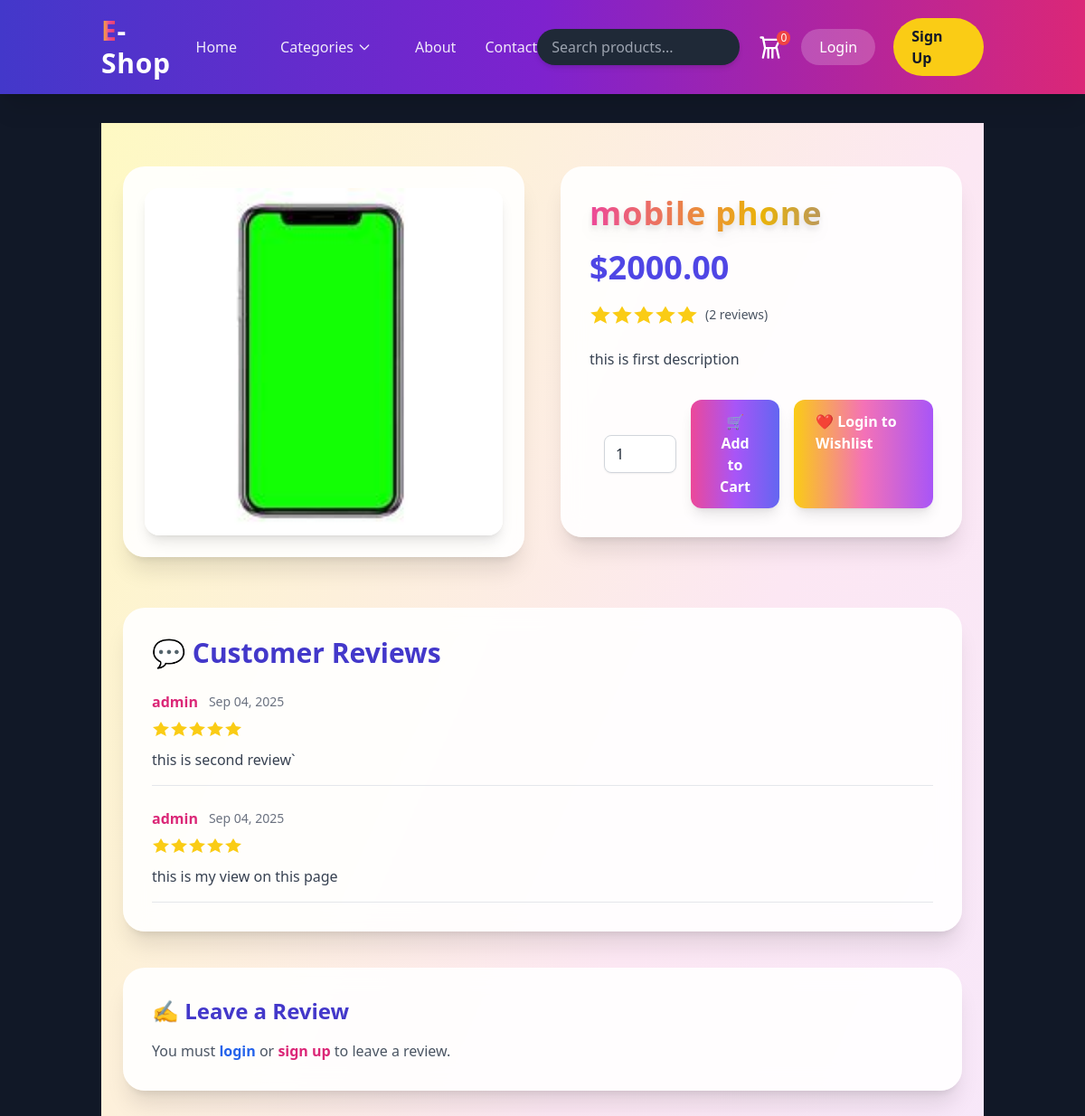
Screenshot of /products/mobile-phone/ with the database file from the repository.
### products/models.py (models this page shows, shortened)
class Product(models.Model):
    category = models.ForeignKey(Category, related_name="products", on_delete=models.CASCADE)
    name = models.CharField(max_length=255)
    slug = models.SlugField(max_length=255, unique=True, blank=True)
    description = models.TextField(blank=True, null=True)
    price = models.DecimalField(max_digits=10, decimal_places=2)
    discount_price = models.DecimalField(max_digits=10, decimal_places=2, blank=True, null=True)
    image = models.ImageField(upload_to="products/")
    stock = models.PositiveIntegerField(default=0)
    available = models.BooleanField(default=True)
    created_at = models.DateTimeField(auto_now_add=True)
    updated_at = models.DateTimeField(auto_now=True)
    class Meta:
        ordering = ["-created_at"]

class Review(models.Model):
    product = models.ForeignKey(Product, related_name="reviews", on_delete=models.CASCADE)
    user = models.ForeignKey(User, related_name="reviews", on_delete=models.CASCADE)
    rating = models.PositiveIntegerField(
        validators=[MinValueValidator(1), MaxValueValidator(5)]
    )
    comment = models.TextField(blank=True, null=True)
    created_at = models.DateTimeField(auto_now_add=True)
    class Meta:
        ordering = ["-created_at"]

### accounts/models.py (models this page shows, shortened)
class User(AbstractUser):
    is_seller = models.BooleanField(default=False)
    is_buyer = models.BooleanField(default=True)
    is_business_customer = models.BooleanField(default=False)
    phone = models.CharField(max_length=20, blank=True, null=True)

### products/views.py (the view, shortened to what this page needs)
# urls.py: path("<slug:slug>/", views.product_detail, name="product_detail"),
def product_detail(request, slug):
    product = get_object_or_404(Product, slug=slug)
    variants = ProductVariant.objects.filter(product=product)
    all_reviews = Review.objects.filter(product=product)
    reviews = all_reviews.order_by('-created_at')[:5]
    avg_rating = all_reviews.aggregate(avg=Avg('rating'))['avg'] or 0
    review_count = all_reviews.aggregate(count=Count('id'))['count']
    discount_percent = None
    if product.discount_price:
        discount_percent = round(((product.price - product.discount_price) / product.price) * 100)
    review_form = ReviewForm(request.POST or None)
    return render(request, "products/product_detail.html", {
        "product": product,
        "variants": variants,
        "reviews": reviews,
        "avg_rating": round(avg_rating, 1),
        "review_count": review_count,
        "review_form": review_form,
        "discount_percent": discount_percent,  # pass discount percent to template
    })

### products/forms.py
class ReviewForm(forms.ModelForm):
    class Meta:
        model = Review
        fields = ["rating", "comment"]
        widgets = {
            "rating": forms.NumberInput(
                attrs={
                    "min": 1,
                    "max": 5,
                    "class": "w-20 border rounded-lg px-2 py-1"
                }
            ),
            "comment": forms.Textarea(
                attrs={
                    "rows": 3,
                    "class": "w-full border rounded-lg px-3 py-2"
                }
            ),
        }

### cart/context_processors.py (called while the page is built, shortened)
def cart_summary(request):
    cart = request.session.get("cart", {})
    count = 0
    total = 0
    return {
        "cart_item_count": count,
        "cart_total_amount": total,
    }

### products/context_processors.py (called while the page is built)
def categories(request):
    return {
        'categories': Category.objects.all()
    }

### products/templates/products/product_detail.html (shortened to what this page needs)
{% extends "core/base.html" %}
{% block content %}
<div class="min-h-screen bg-gradient-to-br from-yellow-100 via-pink-100 to-purple-100 py-12">
  <div class="container mx-auto px-6">
    <div class="grid grid-cols-1 md:grid-cols-2 gap-10 items-start">
      <div class="bg-white/90 backdrop-blur-md p-6 rounded-3xl shadow-xl hover:shadow-2xl transition-transform transform hover:scale-105">
        <img src="{{ product.image.url }}" alt="{{ product.name }}"
             class="w-full h-96 object-cover rounded-2xl shadow-lg transition-transform duration-500">
      </div>
      <div class="bg-white/90 backdrop-blur-md p-8 rounded-3xl shadow-xl hover:shadow-2xl transition-transform transform hover:scale-105">
        <h1 class="text-4xl font-extrabold text-transparent bg-clip-text bg-gradient-to-r from-pink-500 via-yellow-500 to-indigo-500 tracking-wide drop-shadow-lg">
        </h1>
        <div class="mt-5">
{% if product.discount_price %}
  <span class="text-4xl font-bold text-green-600">${{ product.discount_price }}</span>
  <span class="text-gray-400 line-through ml-2">${{ product.price }}</span>
  {% if discount_percent %}
    <span class="ml-3 text-sm bg-red-500 text-white px-3 py-1 rounded-full shadow font-semibold">
      -{{ discount_percent }}%
    </span>
  {% endif %}
{% else %}
  <span class="text-4xl font-bold text-indigo-600">${{ product.price }}</span>
{% endif %}
</div>
        <div class="flex items-center mt-5">
          {% for i in "12345" %}
            {% if forloop.counter <= avg_rating|default:0 %}
              <svg class="w-6 h-6 text-yellow-400 fill-current" viewBox="0 0 20 20"><path d="M10 15l-5.878 3.09L5.82 12 1 7.91l6.06-.88L10 2l2.94 5.03 6.06.88L14.18 12l1.698 6.09z"/></svg>
            {% else %}
              <svg class="w-6 h-6 text-gray-300 fill-current" viewBox="0 0 20 20"><path d="M10 15l-5.878 3.09L5.82 12 1 7.91l6.06-.88L10 2l2.94 5.03 6.06.88L14.18 12l1.698 6.09z"/></svg>
            {% endif %}
          {% endfor %}
          <span class="ml-2 text-sm text-gray-600">({{ review_count }} reviews)</span>
        </div>
        <p class="mt-6 text-gray-700 leading-relaxed">
          {{ product.description }}
        </p>
        <div class="mt-8 flex flex-col sm:flex-row sm:space-x-4 space-y-4 sm:space-y-0">
          {% if product.available %}
            <form method="post" action="{% url 'cart:cart_add' product.id %}" class="flex items-center space-x-4">
              <input type="number" name="quantity" value="1" min="1"
                     class="w-20 border border-gray-300 rounded-lg px-3 py-2 bg-white text-gray-800 shadow-sm focus:ring-2 focus:ring-pink-400 focus:border-pink-400">
              <button type="submit"
                      class="px-8 py-3 bg-gradient-to-r from-pink-500 via-purple-500 to-indigo-500 text-white font-semibold rounded-xl shadow-lg hover:scale-105 transform transition">
                🛒 Add to Cart
              </button>
            </form>
          {% else %}
            <p class="text-red-500 font-semibold mt-6">Out of Stock</p>
          {% endif %}
          {% if user.is_authenticated %}
            <a href="{% url 'products:add_to_wishlist' product.slug %}"
               class="px-6 py-3 bg-gradient-to-r from-yellow-400 via-pink-400 to-purple-500 text-white font-semibold rounded-xl shadow-lg hover:scale-105 transform transition">
              ❤️ Add to Wishlist
            </a>
          {% else %}
            <a href="{% url 'accounts:login' %}"
               class="px-6 py-3 bg-gradient-to-r from-yellow-400 via-pink-400 to-purple-500 text-white font-semibold rounded-xl shadow-lg hover:scale-105 transform transition">
              ❤️ Login to Wishlist
            </a>
          {% endif %}
        </div>
      </div>
    </div>
    <div class="mt-14 bg-white/90 backdrop-blur-md p-8 rounded-3xl shadow-xl">
      <h2 class="text-3xl font-bold text-indigo-700 mb-6">💬 Customer Reviews</h2>
      {% if reviews %}
        <div class="space-y-6">
          {% for review in reviews %}
            <div class="border-b border-gray-200 pb-4">
              <div class="flex items-center space-x-3">
                <span class="font-semibold text-pink-600">{{ review.user.username }}</span>
                <span class="text-sm text-gray-500">{{ review.created_at|date:"M d, Y" }}</span>
              </div>
              <div class="flex mt-2">
                {% for i in "12345" %}
                  {% if forloop.counter <= review.rating %}
                    <svg class="w-5 h-5 text-yellow-400 fill-current" viewBox="0 0 20 20"><path d="M10 15l-5.878 3.09L5.82 12 1 7.91l6.06-.88L10 2l2.94 5.03 6.06.88L14.18 12l1.698 6.09z"/></svg>
                  {% else %}
                    <svg class="w-5 h-5 text-gray-300 fill-current" viewBox="0 0 20 20"><path d="M10 15l-5.878 3.09L5.82 12 1 7.91l6.06-.88L10 2l2.94 5.03 6.06.88L14.18 12l1.698 6.09z"/></svg>
                  {% endif %}
                {% endfor %}
              </div>
              <p class="mt-3 text-gray-700">{{ review.comment }}</p>
            </div>
          {% endfor %}
        </div>
      {% else %}
        <p class="text-gray-600">No reviews yet. Be the first to review this product!</p>
      {% endif %}
    </div>
    <div class="mt-10 bg-white/90 backdrop-blur-md p-8 rounded-3xl shadow-xl">
      <h2 class="text-2xl font-bold text-indigo-700 mb-4">✍️ Leave a Review</h2>
      {% if user.is_authenticated %}
        <form method="post" action="{% url 'products:product_detail' product.slug %}" class="space-y-5">
          {% csrf_token %}
          {{ review_form.as_p }}
          <button type="submit" name="submit_review"
                  class="px-8 py-3 bg-gradient-to-r from-indigo-600 via-purple-600 to-pink-600 text-white font-semibold rounded-xl shadow-lg hover:scale-105 transform transition">
            Submit Review
          </button>
        </form>
      {% else %}
        <p class="text-gray-600">
          You must <a href="{% url 'accounts:login' %}" class="text-blue-600 font-semibold hover:underline">login</a>
          or <a href="{% url 'accounts:signup' %}" class="text-pink-600 font-semibold hover:underline">sign up</a>
          to leave a review.
        </p>
      {% endif %}
    </div>
  </div>
</div>
{% endblock %}

### rows the page displays
Product: image (picture), price "2000.00", description "this is first description"
Review: user.username "admin", created_at "Sep 04, 2025", rating 5 (drawn), comment "this is second review`"
Review: user.username "admin", created_at "Sep 04, 2025", rating 5 (drawn), comment "this is my view on this page"

### other values shown
{{ cart_items|length|default:0 }} "0"
{{ review_count }} "2"
